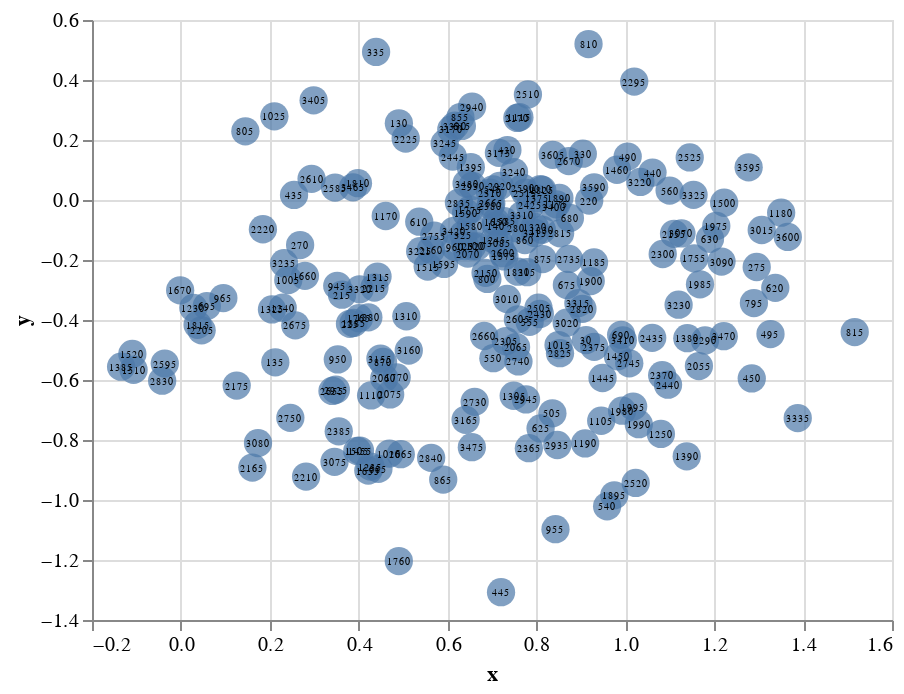

The cell this chart's notebook holds for it:
### Markdown cell above
Visualize Data. Visualizations can differ due to different inputs.

### Code cell
chart = simplest_visualization(source)
chart.save('chart.html')
chart

### Figure 1 — Vega-Lite specification as saved in the notebook (floating-point values rounded to 4 significant figures; data arrays with more than 128 entries replaced by an {"elided": "..."} marker saying what was removed)
{"config": {"view": {"continuousWidth": 400, "continuousHeight": 300}}, "layer": [{"mark": {"type": "point", "filled": true, "size": 200}, "encoding": {"x": {"field": "x", "type": "quantitative"}, "y": {"field": "y", "type": "quantitative"}}, "selection": {"selector002": {"type": "single", "encodings": ["x", "y"], "on": "mouseover", "nearest": true, "empty": "none"}}}, {"mark": {"type": "text", "filled": true, "size": 5}, "encoding": {"size": {"condition": {"value": 20, "selection": "selector002"}, "value": 5}, "text": {"field": "name", "type": "quantitative"}, "x": {"field": "x", "type": "quantitative"}, "y": {"field": "y", "type": "quantitative"}}}], "data": {"name": "data-a142f16bbb72697544f1960b805c28ff"}, "$schema": "https://vega.github.io/schema/vega-lite/v4.17.0.json", "datasets": {"data-a142f16bbb72697544f1960b805c28ff": {"elided": "225 records"}}}
